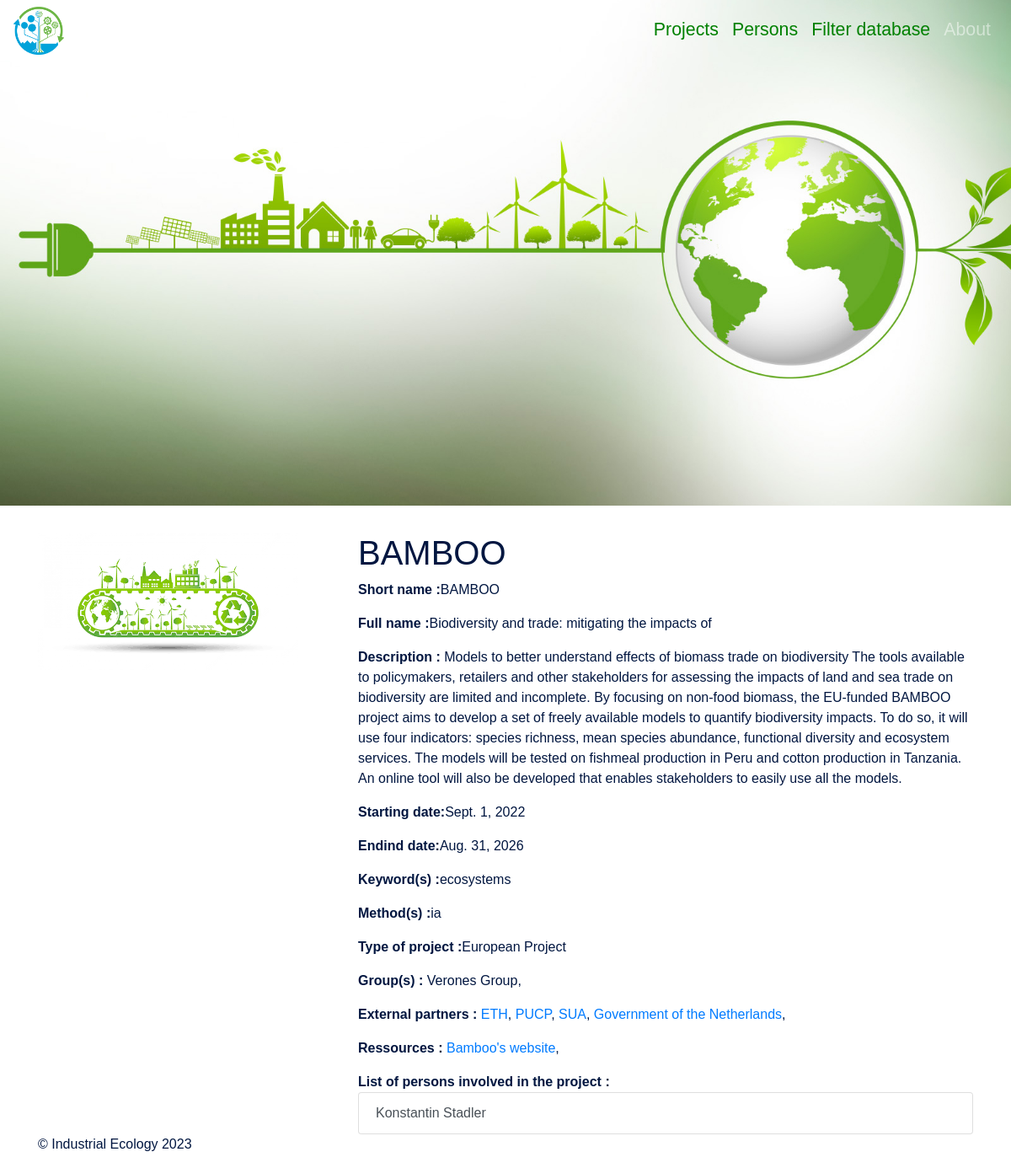
The app's page /project/4, older data.
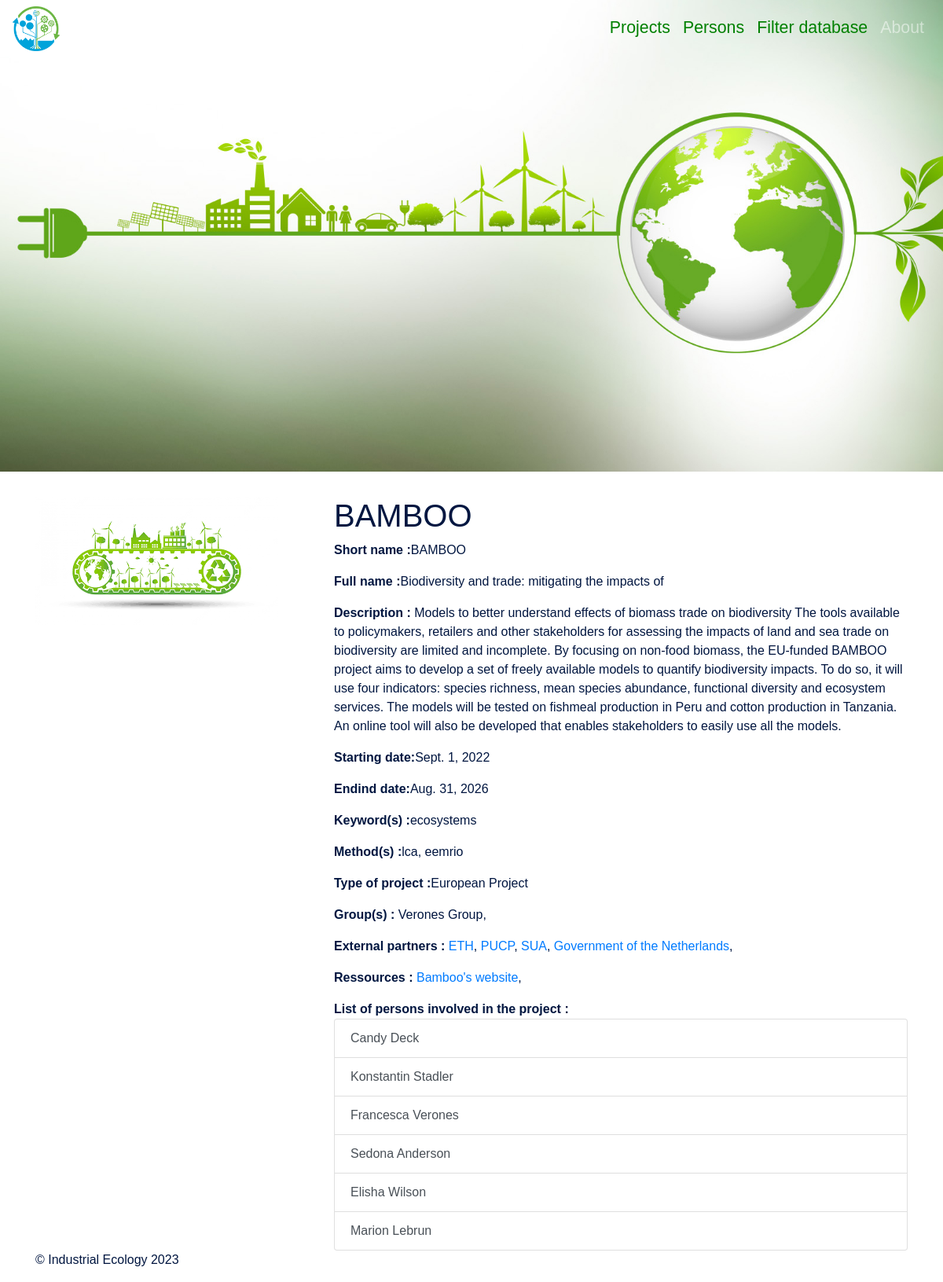
The same page, newer data.
### app_indecol/models.py (models this page shows)
class Project(models.Model):
    project_id = models.CharField(
        unique=True,
        null=False,
        blank=False,
        max_length=50
    )
    name= models.CharField(
        null=False,
        blank=False,
        max_length=200
    )
    description = models.TextField(
        null = False,
        blank= False,
        max_length=2000
    )
    start_date= models.DateField(
        null = False,
        blank=False
    )
    end_date= models.DateField(
        null=True,
        blank = True
    )
    keywords = models.CharField(max_length=100)
    methods = models.CharField(max_length=50)
    type = models.CharField(choices = project_type_choices,
                            max_length=50,
                            default='-')
    persons = models.ManyToManyField(
        Person,
        related_name='persons'
    )
    groups = models.ManyToManyField(
        Group,
        related_name='groups'
    )
    partners = models.ManyToManyField(
        Partner,
        related_name='partners'
    )
    ressources = models.ManyToManyField(
        Ressource, blank=True
    )
    def __str__(self):
        return self.project_id

class Group(models.Model):
    name = models.CharField(choices = group_choices,
                            max_length=50)
    start_date= models.DateField(
        null = False,
        blank=False
    )
    end_date= models.DateField(
        null=True,
        blank = True
    )
    persons = models.ManyToManyField(
        Person
    )
    def __str__(self):
        return self.name

class Partner(models.Model):
    name= models.CharField(
        null = False,
        choices = partner_choices,
        max_length=50)
    description = models.TextField(
        null = False,
        blank= False,
        max_length=2000
    )
    url= models.CharField(
        null = False,
        blank=False,
        max_length=200
        )
    type= models.CharField(choices = partner_type_choices,
                            max_length=50)
    def __str__(self):
        return self.name

class Ressource(models.Model):
    full_name= models.CharField(
        null = False,
        blank= False,
        max_length=100
        )
    description = models.TextField(
        null = False,
        blank= False,
        max_length=2000
    )
    location= models.CharField(
        null = False,
        blank=False,
        max_length=200
        )
    type= models.CharField(choices = ressource_type_choices,
                            max_length=50)
    def __str__(self):
        return self.full_name

class Person(models.Model):
    first_name = models.CharField(
        unique=False,
        null=False,
        blank=False,
        max_length=50
    )
    middle_name = models.CharField(
        unique=False,
        null=True,
        blank=True,
        max_length=50
    )
    last_name = models.CharField(
        unique=False,
        null=False,
        blank=False,
        max_length=50
    )
    start_date= models.DateField(
        null = False,
        blank=False
    )
    end_date= models.DateField(
        null=True,
        blank = True
    )
    role = models.CharField(choices = role_choices,
                            max_length=50)
    def __str__(self):
        return self.first_name + ' ' + self.last_name

### app_indecol/views.py (the view)
# urls.py: path('project/<str:pk>', views.ProjectDetailView.as_view(), name = 'project_details'),
class ProjectDetailView(generic.DetailView):
    template_name = 'project_details.html'
    model = models.Project
    context_object_name = 'project'

### app_indecol/templates/project_details.html (shortened to what this page needs)
{% extends 'base.html' %}
{%block content%}
<h1>{{project}}</h1>
<p><b>Short name :</b>{{project.project_id}}</p>
<p><b>Full name :</b>{{project.name}}</p>
<p><b>Description : </b>
    {{project.description}}
</p>
<p><b>Starting date:</b>{{project.start_date}}</p>
<p><b>Endind date:</b>{{project.end_date}}</p>
<p><b>Keyword(s) :</b>{{project.keywords}}</p>
<p><b>Method(s) :</b>{{project.methods}}</p>
<p><b>Type of project :</b>{{project.type}}</p>
<p><b>Group(s) :</b>
    {%for groups in project.groups.all%}
    <a>{{groups}},</a>
    {%endfor%}</p>
<p><b>External partners :</b>
    {%for partners in project.partners.all%}
        <a  href={{partners.url}}>{{partners}}</a>,
    {%endfor%}
</p>
<p><b>Ressources :</b>
    {%for ressources in project.ressources.all%}
    <a  href={{ressources.location}}>{{ressources}}</a>,
    {%endfor%}
</p>
<b>List of persons involved in the project : </b>
<ul class ="list-group">
    {%for person in project.persons.all%}
    <a class = "list-group-item list-group-item-action" href={%url 'person_details' person.id %}>{{person}}</a>
    {%endfor%}
</ul>
{%endblock content%}

Row changes from the older to the newer data that the page shows:
changed Project "BAMBOO": methods "ia" → "lca, eemrio"
now on this page (row edited): Person: first_name+last_name "Candy Deck"
now on this page (row edited): Person: first_name+last_name "Francesca Verones"
added Person: first_name+last_name "Sedona Anderson"
added Person: first_name+last_name "Elisha Wilson"
added Person: first_name+last_name "Marion Lebrun"
